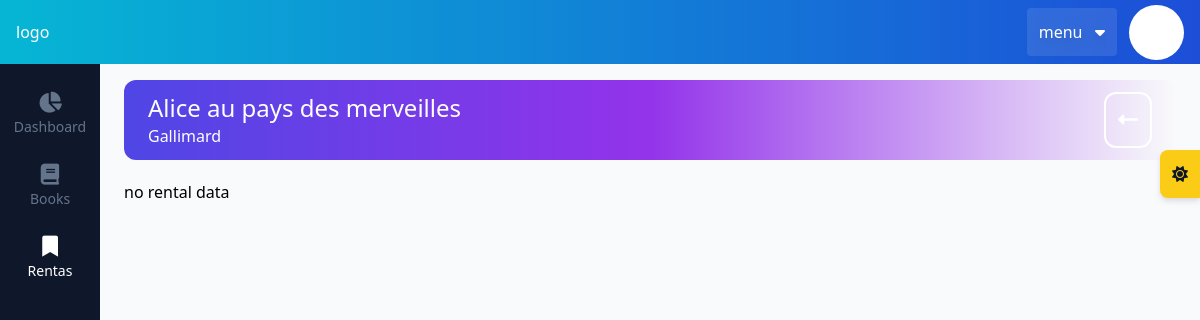
The page /rentals/721492d7-6b94-4db5-ba03-fab837e90e74/ on the database as committed earlier.
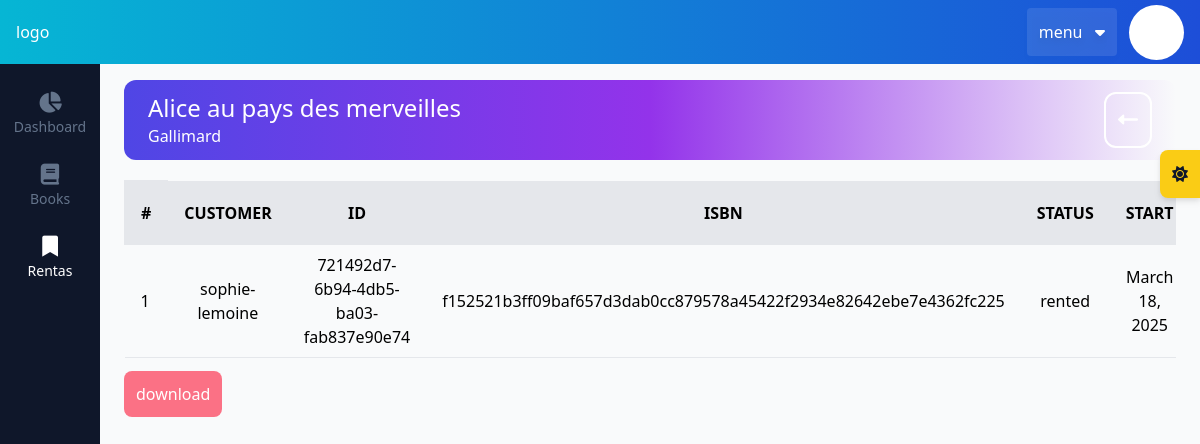
The same page on the database as committed later.
### books/models.py (models this page shows, shortened)
class BookTitle(models.Model):
    title = models.CharField(max_length=200,unique=True)
    slug = models.SlugField(blank=True)
    publisher = models.ForeignKey(Publisher,on_delete=models.CASCADE)
    author = models.ForeignKey(Author,on_delete=models.CASCADE)
    created = models.DateTimeField(auto_now_add=True)
    updated = models.DateTimeField(auto_now=True)

class Book(models.Model):
    id = models.CharField(primary_key=True,max_length=36,default=uuid.uuid4,editable=False)
    title = models.ForeignKey(BookTitle,on_delete=models.CASCADE)
    isbn = models.CharField(max_length=24,blank=True)
    qr_code = models.ImageField(upload_to='qr_codes',null=True,blank=True)
    created = models.DateTimeField(auto_now_add=True)
    updated = models.DateTimeField(auto_now=True)

### publisher/models.py (models this page shows, shortened)
class Publisher(models.Model):
    id = models.UUIDField(primary_key=True,default=uuid.uuid4,editable=False)
    name = models.CharField(max_length=200)
    country = CountryField(blank_label='(select country)')
    created = models.DateTimeField(auto_now_add=True)
    updated = models.DateTimeField(auto_now=True)

### rentals/models.py (models this page shows, shortened)
class Rental(models.Model):
    book = models.ForeignKey(Book,on_delete=models.CASCADE)
    customer = models.ForeignKey(Customer,on_delete=models.CASCADE)
    status = models.CharField(max_length=2,choices=STATUS_CHOICES)
    rent_start_date = models.DateField(help_text="when the book was rented")
    rent_end_date = models.DateField(help_text="deadline",blank=True)
    rent_date = models.DateField(help_text="actuel retrun date",blank=True,null=True)
    is_closed = models.BooleanField(default=False)
    created = models.DateField(auto_now_add=True)
    update = models.DateField(auto_now=True)
    class Meta:
        ordering = ('-created',)

### customers/models.py (models this page shows, shortened)
class Customer(models.Model):
    first_name = models.CharField(max_length=100)
    last_name = models.CharField(max_length=100)
    username = models.CharField(max_length=100,unique=True,blank=True)
    additional_infor = models.TextField(blank=True)
    rating = models.PositiveSmallIntegerField(default=50)
    books = models.ManyToManyField(Book,blank=True,help_text='livres actuellement loués')
    book_count = models.PositiveSmallIntegerField(default=0)

### rentals/views.py (the view)
# urls.py: path('<str:book_id>/',BookRentalHistoryView.as_view(),name='detail'),
class BookRentalHistoryView(ListView):
    model = Rental
    template_name = 'rentals/detail.html'
    def get_queryset(self):
        book_id = self.kwargs.get('book_id')
        return Rental.objects.filter(Q(book__id=book_id)|Q(book__isbn=book_id))
    def get_context_data(self, **kwargs):
        context = super().get_context_data(**kwargs)
        book_id = self.kwargs.get('book_id')
        obj = get_object_or_404(Book,Q(id=book_id)|Q(isbn=book_id))
        context['object'] = obj
        context['book_id'] = book_id
        return context

### rentals/templatetags/get_status_text.py (called while the page is built)
@register.filter
def get_status_text(value):
    if not value: return
    data = dict(STATUS_CHOICES)
    return data[value]

### rentals/templates/rentals/detail.html (shortened to what this page needs)
{% extends "base.html" %}
{%load static%}
{%load widget_tweaks%}
{%load get_status_text%}
{% block content %}
{% include "components/header.html" with title=object.title.title description=object.title.publisher.name is_go_back=True %}
{% if object %}
    {% if object_list %}
    <div class="overflow-x-auto mt-2">
        <table class="min-w-full border-collapse  dark:bg-gray-800 dark:border-gray-700  dark:text-slate-200" >
            <thead>
                <tr class="bg-gray-200  dark:bg-gray-800 dark:border-gray-700">
                    <th class="border px-4 py-2 text-left">#</th>
                    <th class="px-4 py-2">CUSTOMER</th>
                    <th class=" px-4 py-2">ID</th>
                    <th class=" px-4 py-2">ISBN</th>
                    <th class=" px-4 py-2 text-center">STATUS</th>
                    <th class=" px-4 py-2">START</th>
                </tr>
            </thead>
            <tbody>
                {% for obj in object_list %}
                <tr class="border-b dark:bg-gray-800 dark:border-gray-700 dark:hover:bg-gray-900 dark:text-neutral-200 hover:bg-gray-100 ">
                    <td class="px-4 py-2">{{ forloop.counter }}</td>
                    <td class="px-4 py-2 text-center">{{ obj.customer.username }}</td>
                    <td class=" px-4 py-2 text-center">{{ obj.book.id }}</td>
                    <td class=" px-4 py-2 text-center">{{ obj.book.isbn }}</td>
                    <td class=" px-4 py-2 text-center">
                        {{obj.status|get_status_text}}
                    </td>
                    <td class=" px-4 py-2 text-center">
                        {{obj.rent_start_date}}
                    </td>
                </tr>
                {% empty %}
                <tr>
                    <td colspan="8" class="text-center py-4">Aucun livre trouvé.</td>
                </tr>
                {% endfor %}
            </tbody>
        </table>
    </div>
    <div class="mt-6">
        <a href="{%url 'rentals:download' book_id %}" class="p-3 bg-rose-400 hover:bg-rose-500 text-white rounded-lg">download</a>
    </div>
    {%else%}
    no rental data
    {% endif %}
{%else%}
no book found
{% endif %}
{% endblock content %}

### theme/templates/base.html (shortened to what this page needs)
{% load static tailwind_tags %}
<!DOCTYPE html>
<html lang="en" class="{% if  request.session.is_dark_mode %}dark{%endif%}">
	<head>
<link rel="stylesheet" href="https://cdnjs.cloudflare.com/ajax/libs/font-awesome/6.0.0-beta3/css/all.min.css">
		{% tailwind_css %}
	</head>
	<body class="bg-gray-50 dark:bg-slate-800 dark:text-white">
		{%include 'layout/navbar.html'%}
		<div class="grid grid-cols-12">
			<div class="col-span-1 ">
				{%include 'layout/sidebar.html'%}
			</div>
			<div class="col-span-11 ">
				<div class="pt-20 px-6">
					<a href="{% url 'change' %}"
					class="fixed top-[150px] right-0  p-3 rounded-l-lg
					bg-yellow-400 hover:bg-yellow-300 dark:bg-slate-400 dark:hover:bg-slate-200 transition-all
					text-slate-900 drop-shadow-md
					">
				<i class="fa-solid {% if  request.session.is_dark_mode %}fa-moon{%else%}fa-sun{%endif%}"></i>
				</a>
						{% block content %} {% endblock content %}
				</div>
			</div>
		</div>
	</body>
</html>

### templates/layout/navbar.html (shortened to what this page needs)
<nav class="fixed flex items-center h-16 bg-gradient-to-r from-cyan-500 to-blue-700  mb-2 w-full z-10 text-white">
    <div class="flex justify-between items-center w-full px-4 py-3">
        <div>
            logo
        </div>
        <div class="flex items-center">
            <div class="relative " id="dropdown-box">
                <button class="bg-white bg-opacity-10 rounded drop-shadow-lg p-3 hover:opacity-80 focus:ring-4 focus:ring-offset-blue-300" id="btn-dropdown">menu &nbsp; <i class="fa-solid fa-caret-down"></i></button>
            </div>
        <div class="bg-white rounded-full ml-3">
            <svg width="55" height="55" data-jdenticon-value={{request.user.username}}></svg>
        </div>
    </div>
    </div>
</nav>

### templates/layout/sidebar.html (shortened to what this page needs)
{% url 'home' as path_to_home%}
{% url 'books:main' as path_to_books%}
{% url 'rentals:main' as path_to_rentals%}
<aside class="hidden md:block w-[100px] bg-slate-900 h-screen text-white pt-24 text-sm fixed">
    <ul>
        <li class="mb-6 mx-auto">
            <a href="{{path_to_home}}" class="grid h-12 place-items-center cursor-pointer text-slate-500 hover:text-slate-200 duration-300 {% if 'home' == request.resolver_match.view_name|slice:'0:4' %}  text-white {% endif %}">
                 Dashboard
            </a>
        </li>
        <li  class="mb-6 mx-auto">
            <a href="{{path_to_books}}" class="grid h-12 place-items-center cursor-pointer text-slate-500 hover:text-slate-200 duration-300 {% if 'books' == request.resolver_match.view_name|slice:'0:5' %}  text-white {% endif %}">
                 Books
            </a>
        </li>
        <li  class="mb-6 mx-auto">
            <a href="{{path_to_rentals}}" class="grid h-12 place-items-center cursor-pointer text-slate-500 hover:text-slate-200 duration-300 {% if 'rentals' == request.resolver_match.view_name|slice:'0:7' %}  text-white {% endif %}">
                 Rentas
            </a>
        </li>
    </ul>
</aside>

### templates/components/header.html (shortened to what this page needs)
<div class="bg-gradient-to-r from-indigo-600 via-purple-600 text-white rounded-xl mb-5 h-[80px] flex justify-between items-center px-6" id="head">
    <div class="flex-col">
        <div class="text-2xl">{{title}}</div>
        <div class="text-md">{{description}}</div>
    </div>
    <div>
         {%if is_go_back%}
         <div class="{% if is_form_available %}ml-3{%endif%}">
            <button class="bg-transparent border-2 border-white text-white hover:bg-white hover:text-slate-900 hover:border-white p-3 rounded-xl text-xl" id="go-back-btn">
                <i class="fa-solid fa-left-long"></i>
            </button>
         </div>
         {%endif%}
    </div>
</div>

Rows that differ between the two databases and show on the page:
added Rental: customer.username "sophie-lemoine", book.id "721492d7-6b94-4db5-ba03-fab837e90e74", book.isbn "f152521b3ff09baf657d3dab0cc879578a45422f2934e82642ebe7e4362fc225", status|get_status_text "rented", rent_start_date "March 18, 2025"
Other text that changed with them:
text no longer shown: "no rental data"
text now shown: "# CUSTOMER ID ISBN STATUS START download"
